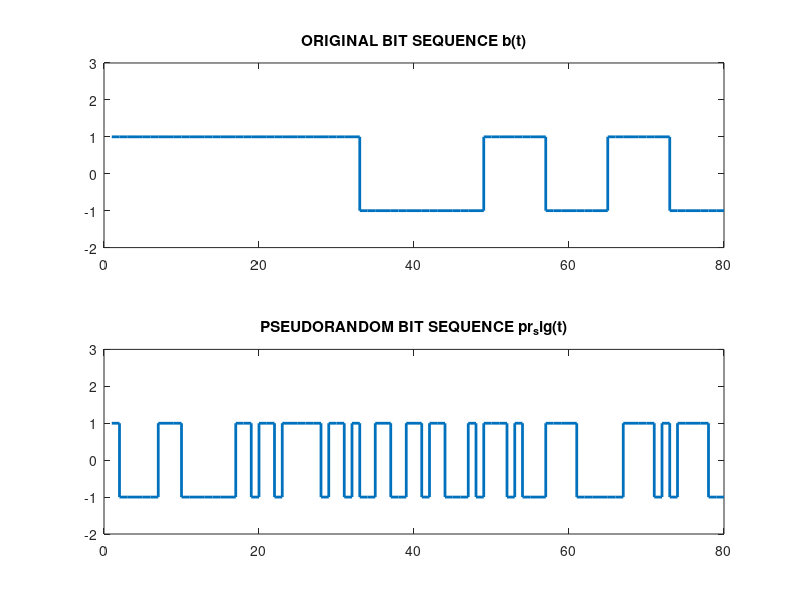
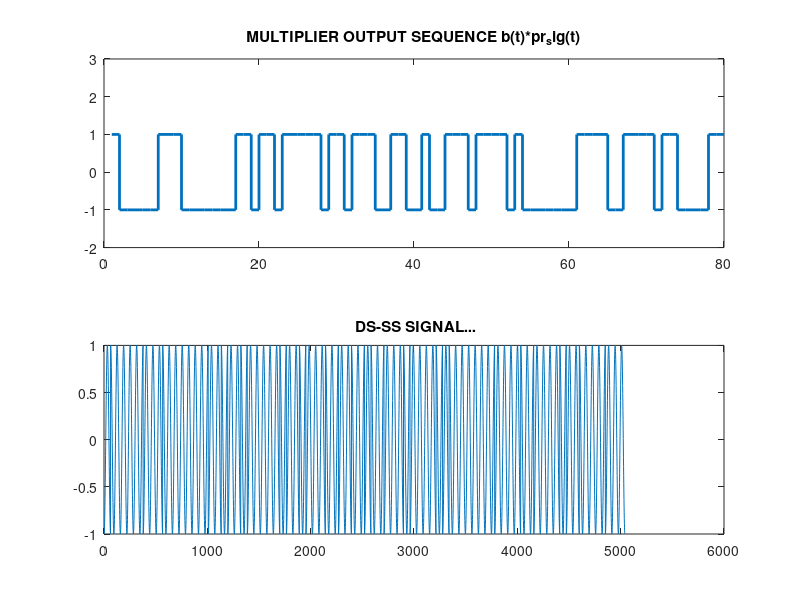

The MATLAB source for these figures, in order:

clc;
close all;
clear all;
b=round(rand(1,10)); 
ln=length(b);
% Converting bit 0 to -1
for i=1:ln
    if b(i)==0
        b(i)=-1;
    end
end   
% Generating the bit sequence with each bit 8 samples long
k=1;
for i=1:ln
   for j=1:8
       bb(k)=b(i);
       j=j+1;
       k=k+1;
   end
    i=i+1;
end
len=length(bb);
subplot(2,1,1);
stairs(bb,'linewidth',2); axis([0 len -2 3]);
title('ORIGINAL BIT SEQUENCE b(t)');
% Generating the pseudo random bit pattern for spreading
pr_sig=round(rand(1,len));
for i=1:len
    if pr_sig(i)==0
        pr_sig(i)=-1;
    end
end    
subplot(2,1,2);
stairs(pr_sig,'linewidth',2); axis([0 len -2 3]);
title('PSEUDORANDOM BIT SEQUENCE pr_sig(t)');
% Multiplying bit sequence with Pseudorandom Sequence
for i=1:len
   bbs(i)=bb(i).*pr_sig(i);
end
% Modulating the hopped signal
dsss=[];
t=0:1/10:2*pi;   
c1=cos(t);
c2=cos(t+pi);
for k=1:len
    if bbs(1,k)==-1
        dsss=[dsss c1];
    else
        dsss=[dsss c2];
    end
end
figure,
subplot(2,1,1);
stairs(bbs,'linewidth',2); axis([0 len -2 3]);
title('MULTIPLIER OUTPUT SEQUENCE b(t)*pr_sig(t)');
subplot(2,1,2);
plot(dsss);
title(' DS-SS SIGNAL...');